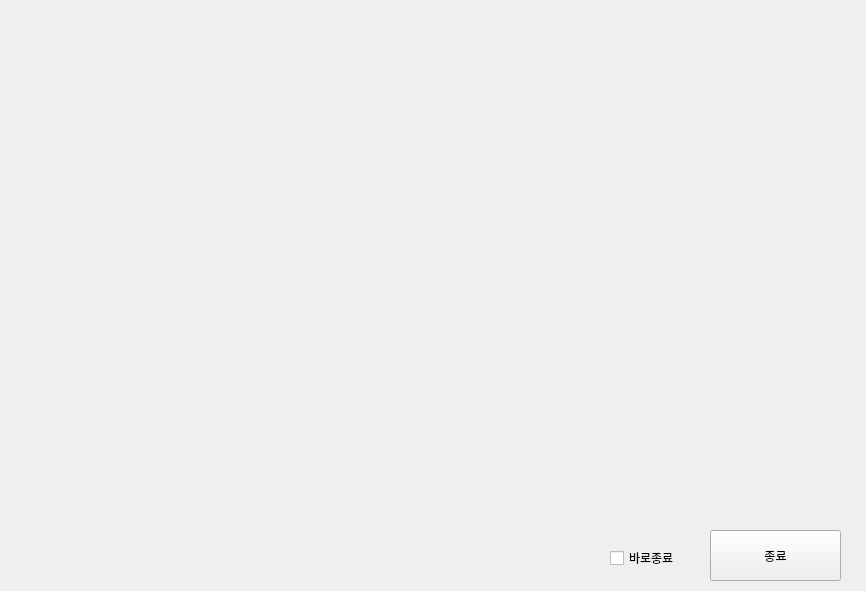
<?xml version="1.0" encoding="UTF-8"?>
<ui version="4.0">
 <class>Form</class>
 <widget class="QWidget" name="Form">
  <property name="geometry">
   <rect>
    <x>0</x>
    <y>0</y>
    <width>866</width>
    <height>591</height>
   </rect>
  </property>
  <property name="windowTitle">
   <string>Form</string>
  </property>
  <widget class="QPushButton" name="pushButton">
   <property name="geometry">
    <rect>
     <x>710</x>
     <y>530</y>
     <width>131</width>
     <height>51</height>
    </rect>
   </property>
   <property name="text">
    <string>종료</string>
   </property>
  </widget>
  <widget class="QCheckBox" name="checkBox">
   <property name="geometry">
    <rect>
     <x>610</x>
     <y>550</y>
     <width>81</width>
     <height>16</height>
    </rect>
   </property>
   <property name="text">
    <string>바로종료</string>
   </property>
  </widget>
 </widget>
 <resources/>
 <connections/>
</ui>
